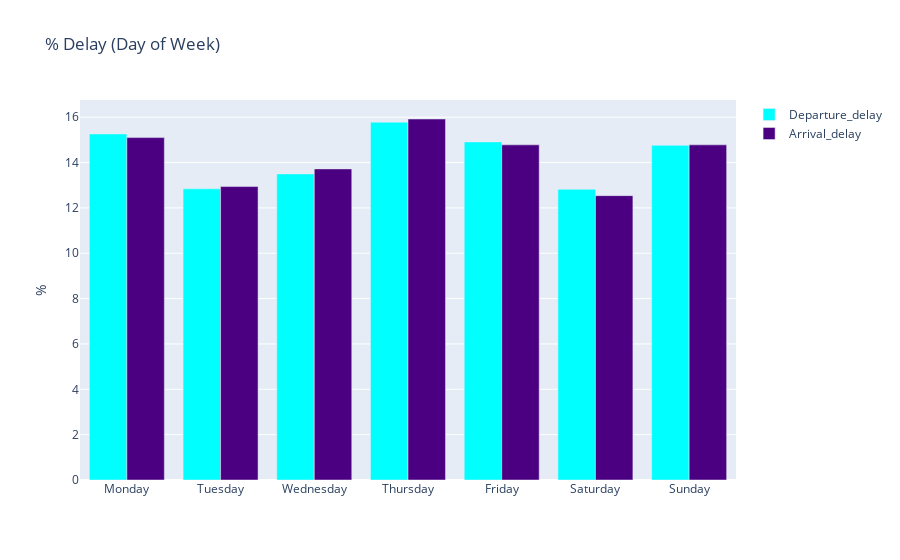

Write notebook code for a chart like this one.
### Markdown cell above
Selon le tableau ci-dessus, le retard d'arrivée est supérieur à celui du retard de départ. On l'observe en juin oû on a enregistré le plus grand nombre de retard.

### Code cell
# Percentage of delay per month

df_d = df.groupby('DAY_OF_WEEK').DEP_DELAY_NEW.mean().round(2)
df_d.index = df_d.index.map(days)

trace1 = go.Bar(
    x=df_d.index,
    y=df_d.values,
    name = 'Departure_delay',
    marker=dict(
        color = 'cyan'
    )
)

df_d = df.groupby('DAY_OF_WEEK').ARR_DELAY_NEW.mean().round(2)
df_d.index = df_d.index.map(days)

trace2 = go.Bar(
    x=df_d.index,
    y=df_d.values,
    name='Arrival_delay',
    marker=dict(
        color = 'indigo'
    )
)

data = [trace1,trace2]
layout = go.Layout(
    title='% Delay (Day of Week)', 
    yaxis = dict(title = '%')
)

fig = go.Figure(data=data, layout=layout)
py.iplot(fig)

### Figure 1 — Plotly figure (JSON) as saved in the notebook; plotly's stock layout.template omitted (floating-point values rounded to 4 significant figures)
{"data": [{"marker": {"color": "cyan"}, "name": "Departure_delay", "type": "bar", "x": ["Monday", "Tuesday", "Wednesday", "Thursday", "Friday", "Saturday", "Sunday"], "y": [15.26, 12.84, 13.5, 15.78, 14.91, 12.82, 14.76]}, {"marker": {"color": "indigo"}, "name": "Arrival_delay", "type": "bar", "x": ["Monday", "Tuesday", "Wednesday", "Thursday", "Friday", "Saturday", "Sunday"], "y": [15.1, 12.94, 13.72, 15.92, 14.78, 12.54, 14.78]}], "layout": {"title": {"text": "% Delay (Day of Week)"}, "yaxis": {"title": {"text": "%"}}}}
